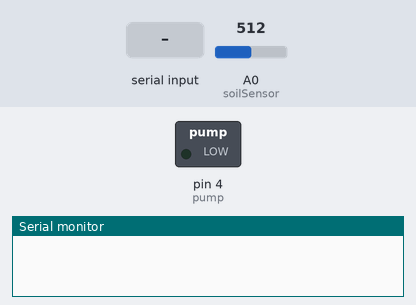
Recording of a sketch running on a simulated Arduino Uno, built with avr-gcc and run on an emulated ATmega328P. On the bench: switched loads named in the sketch (green lamp = pin HIGH), the last lines printed to the serial monitor. The inputs (shaded band) are chosen by the test bench; at power-on: A0 (soilSensor) = 512.

Above: at 1.2 s.
1.3 s: "pump\n" received over Serial
At 1.8 s:
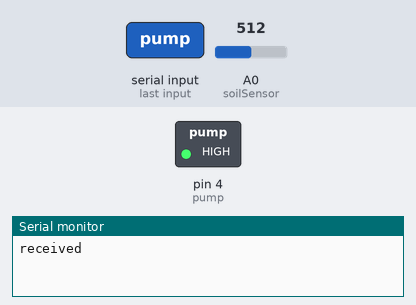
2.8 s: A0 (soilSensor) set to 632
4.3 s: A0 (soilSensor) set to 657
At 4.7 s:
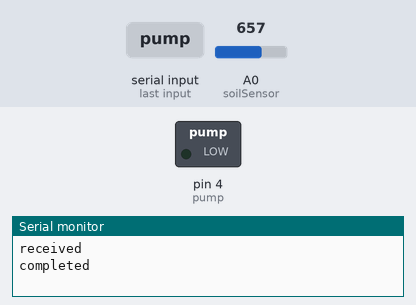
Timing chart, 0 to 7.3 s (numbered marks = the images above; inputs shaded):
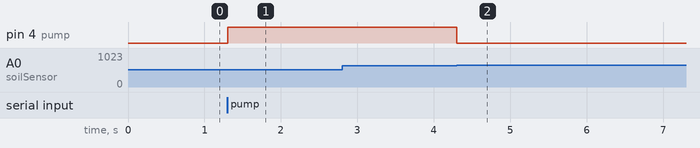

Measured:
- the behaviour switches between 649 and 650 on A0 (soilSensor) (found by bisection; images 1 and 2)
- after the input at 1.3 s, pin 4 (pump): LOW → HIGH at once
- after the input at 2.8 s, every drawn part: stays the same
- after the input at 4.3 s, pin 4 (pump): HIGH → LOW at once

The sketch:

maincode.ino
```cpp
//temp + humidity sensor
#include <dht.h>
#define dhtReadings 8
#define DHTTYPE DHT11
dht DHT;

//LDR

int LDR = A5;

//soil moisture sensor

int soilSensor = A0;

//water depth sensor

int trig = 12;
int echo = 13;
long duration = 0;
int distance = 0;

String pi = "";

//pump

int pump = 4;

void setup(){
  Serial.begin(9600);
  pinMode(LDR, INPUT);
  pinMode(soilSensor, INPUT);
  pinMode(trig, OUTPUT);
  pinMode(echo, INPUT);
  pinMode(pump, OUTPUT);
  digitalWrite(pump,LOW);
}

void loop(){
  digitalWrite(pump, LOW);
  if (Serial.available() > 0){
    digitalWrite(pump, LOW);
    String pi = Serial.readStringUntil('\n');
  if (pi == "data"){
    digitalWrite(pump, LOW);
    //temp humidity
    int readData = DHT.read11(dhtReadings);

    float t = DHT.temperature;
    float h = DHT.humidity;
    Serial.println(t);
    Serial.println(h);

    //light intensity

    int LDRReading = analogRead(LDR);

    Serial.println(LDRReading);

    //soil moisture

    int soil = analogRead(soilSensor);

    Serial.println(soil);

   //water depth

   //average for water level as water is a liquid and averages gives a better idea of water level
   int averageLevel = 0;

   for (int x = 0; x < 5; x++){
     digitalWrite(trig, HIGH);
     delayMicroseconds(10);
     digitalWrite(trig, LOW);
     duration = pulseIn(echo, HIGH);
     distance = duration*0.0343/2;
     digitalWrite(echo,LOW);
     averageLevel += distance;
   }

   averageLevel = averageLevel/5;
   Serial.println(averageLevel);
  }
  if (pi == "pump"){
    Serial.println("received");
    digitalWrite(pump, HIGH);
    int soil = analogRead(soilSensor);
    while (soil < 650){
      soil = analogRead(soilSensor);
    }
    digitalWrite(pump, LOW);
    Serial.println("completed");
   }
 }
}
```
